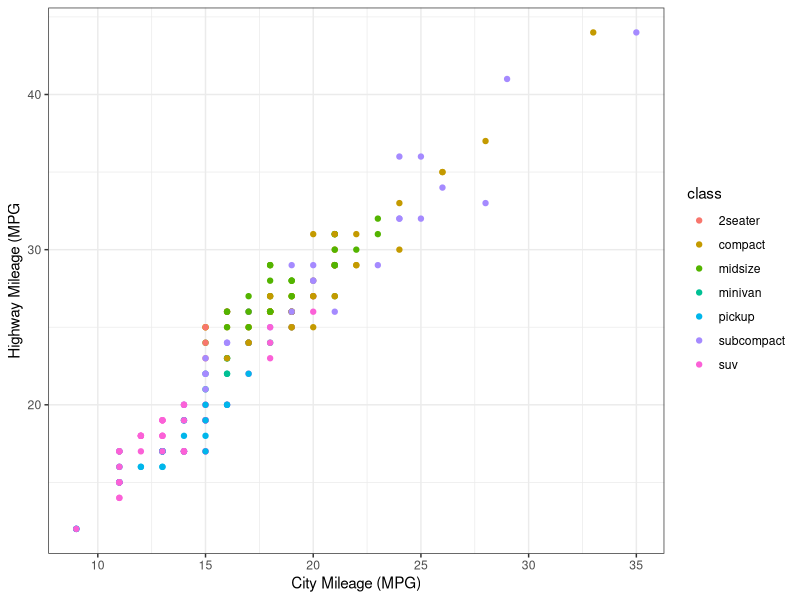
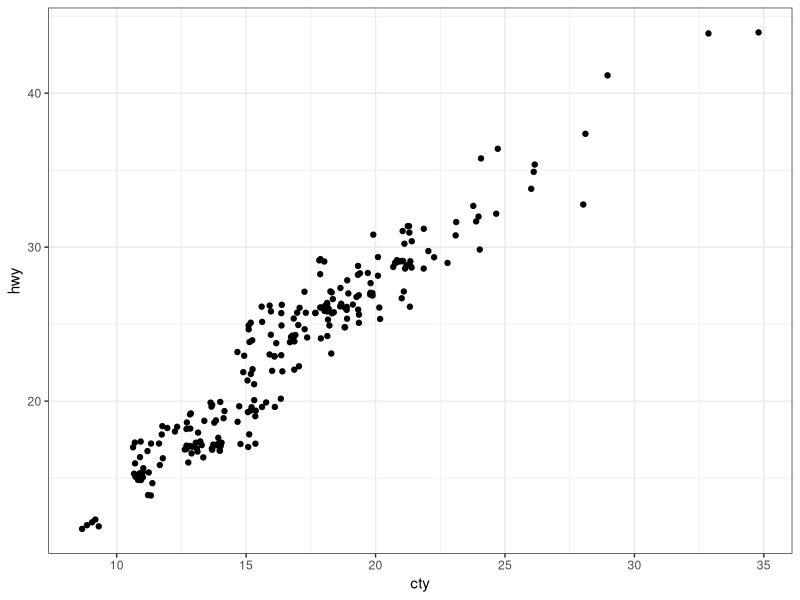
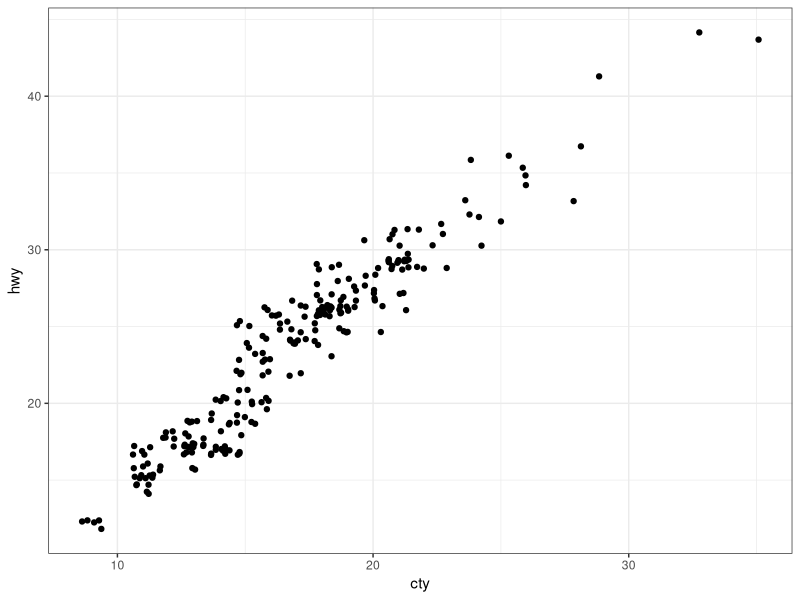
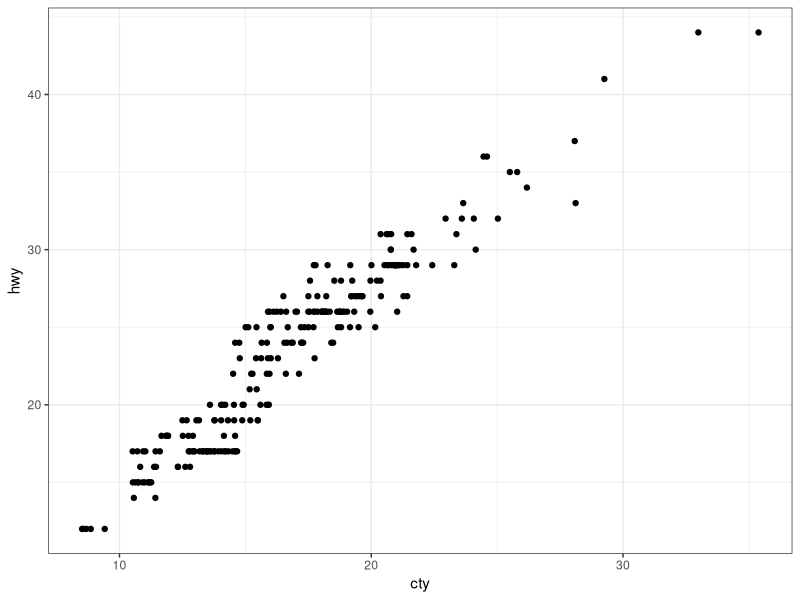
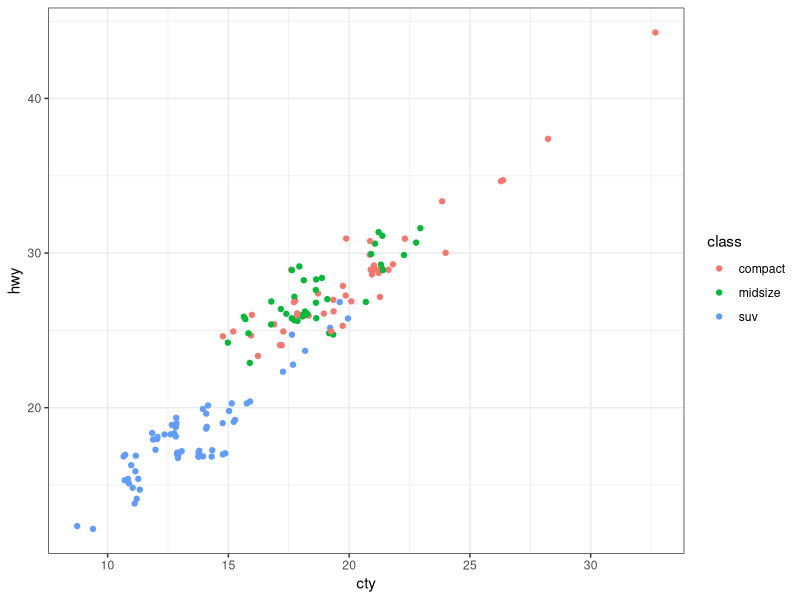
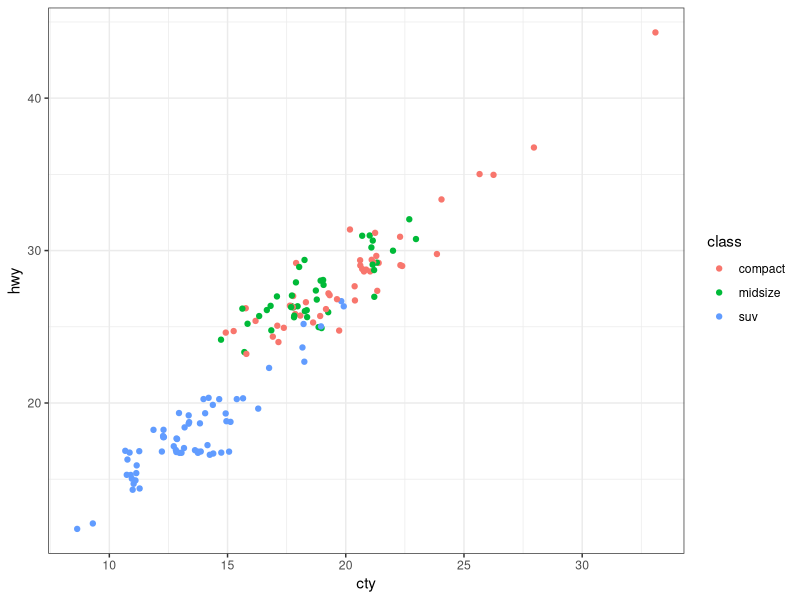
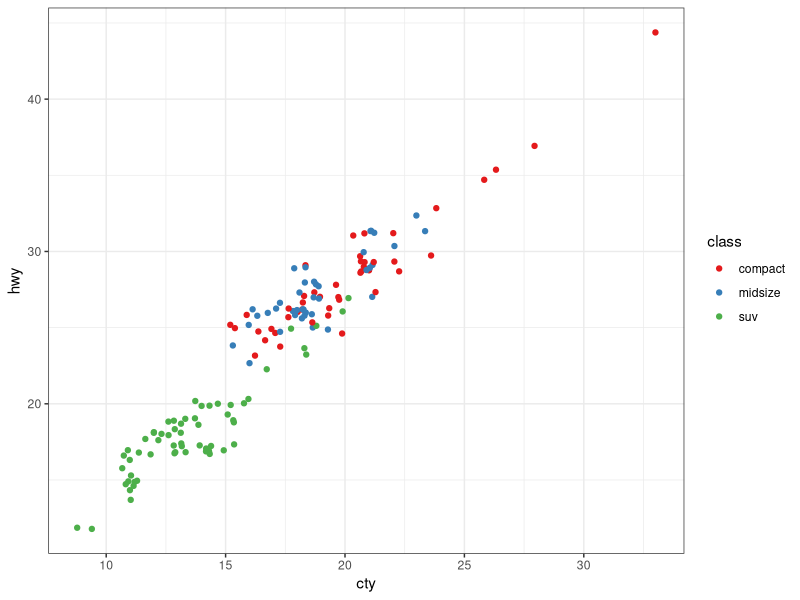
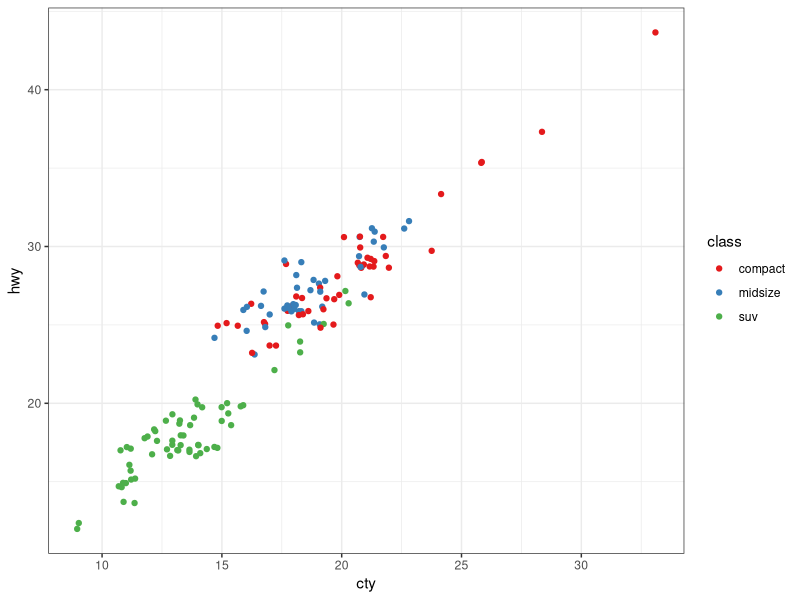

Write R code to recreate these figures, in order. (Note: this script raises an error after producing the figures.)
# ---------------------------------------------------------- #
#### MODULE 3: Plot even more data!                       ####               
# ---------------------------------------------------------- #

## OBJECTIVE:
# 1. To develop a "grammar of graphics".
# 2. To become comfortable using ggplot2 for exploratory data visualization.


# ---------------------------------------------------------- #
#### SET UP:                                              ####
# ---------------------------------------------------------- #
# REMINDER: In RStudio, open the Rproject for our course (UNCG_DataWrangling), 
# pull any changes from GitHub, and navigate to the branch you created for 
# yourself (just a single branch for the whole semester) in RStudio's Git tab.
# Open this week's assignment in this new branch to complete and submit on GitHub.
# Ideally, you'll commit your answers a bit at a time as you work through
# this assignment, rather than committing all at once at the end.

# Reminder of some helpful resources for graphing in R:
# ggplot Cookbook: http://www.cookbook-r.com/Graphs/
# Official ggplot2 Book: https://ggplot2-book.org/
# Themes in ggplot2: https://ggplot2-book.org/polishing.html#themes

# In ggplot2, aesthetic means “something you can see”. Each aesthetic is a
# mapping between a visual cue and a variable.
# Examples include:
# position (i.e., on the x and y axes)
# color (“outside” color)
# fill (“inside” color)
# shape (of points)
# line type
# size

# Each type of geometric object (geom) accepts only a subset of all aesthetics.
# Refer to the geom help pages to see what mappings each geom accepts. Aesthetic
# mappings are set with the aes() function.

# TASK: We will be using the ggplot2 package for graphing. Fortunately, ggplot2 
# is nested within the tidyverse package (along with many others).
# Start by writing code to load the tidyverse library.
# HINT: see the end of assignment #1 if you forgot how to load a package.
library(tidyverse)

# TASK: Write code below to set your theme to black and white and both your major
# AND minor gridlines to element_blank for all plots you'll be making today.
# HINT: Check back to last week's assignment section 1.9 for setting themes for
# all plots.
theme_set(theme_bw())
theme(panel.grid.minor=element_blank())
theme(panel.grid.major=element_blank())
# ---------------------------------------------------------- #
#### 1.0 CORRELATION                                      ####
# ---------------------------------------------------------- #

# We learned how to make correlations last week, but it never hurts to get
# more practice! Let's start by using a data set built into ggplot2.
# The mpg dataset looks at the gas efficiency of different cars. Run the following
# code to load the data:
data(mpg, package = "ggplot2")
data(mpg, package = "ggplot2")
# TASK: Create a scatterplot (i.e., a dot plot) to relate city and highway mileage.
# Color the points by the class of car (class column) and label the x and y axis 
# to be more informative (City Mileage (MPG) vs Highway Mileage (MPG)).
# HINT: Refer back to last week's assignment or the ggplot help resources if you 
# forget how to make a scatterplot.

ggplot(mpg,aes(x=cty,y=hwy,color=class))+
  geom_point()+
  xlab("City Mileage (MPG)")+
  ylab("Highway Mileage (MPG")
# Looks alright, but the graph may be hiding some information...
# QUESTION: How many data points are in the mpg dataframe?

#There are 234 observations in the mpg dataframe.
# QUESTION: Approximately how many dots are in the graph you just made? How does
# that compare to the number of observations in the dataframe?
#Approximately 78 dots are in the graph. The number of dots is way less than the 234 observations in the dataframe.

# Try another correlation-focused geom that addresses this problem by running
# the following code:
ggplot(data=mpg, aes(x=cty, y=hwy)) + 
  geom_jitter()
ggplot(data=mpg, aes(x=cty, y=hwy)) + 
  geom_jitter()

# QUESTION: What happened when you created the plot with geom_jitter?
#Black and white theme with black dots. X-axis labeled "cty" and y-axis labeled "hwy". Looks like approximately 234 dots.

# QUESTION: Run the code to create a plot using geom_jitter a second time. Then run it
# again and again. What happens each time? Why is this happening?
#The dots slightly move away from each other in both x and y directions. This happens because of random variation each time I run the code. It is a useful way of handling over plotting caused by discreteness in smaller datasets.

# TASK: The default in geom_jitter is to jitter (or slightly move) the points away
# from each other in both the x and y directions. Check the help file for geom_jitter
# and write code below to make a graph where you jitter points in only the x-dimension
# by 0.5.
ggplot(data=mpg,aes(x=cty, y=hwy))+
  geom_jitter(width=0.5, height=0)

# ---------------------------------------------------------- #
#### 1.1 DETOUR! COLORS, COLORS, COLORS                   ####
# ---------------------------------------------------------- #

# Our world is so colorful, and our graphs can be too! But we want to be mindful
# of our color choices to not only be beautiful, but also informative and accessible.

# TASK: Create a new dataframe that filters our mpg data down to only information
# for car classes compact, midsize, and suv using an %in% statement. Name your 
# new dataframe mpgSubset.
# HINT: Refer back to the Transform assignment if you want help with %in% (or 
# try googling!)
mpgSubset<-mpg %>%
  filter(class %in% c("compact","midsize","suv"))

# ggplot has lots of nice (and some not so nice) built-in color palettes that we 
# can use to fill our bars with color. Try running the following code:
ggplot(data=mpgSubset, aes(x=cty, y=hwy, color=class)) +
  geom_jitter()
ggplot(data=mpgSubset, aes(x=cty, y=hwy, color=class)) +
  geom_jitter()
# The code above supplies us with ggplot's default color palette, which I find not
# so pleasing. Let's try to change this!

# We can add a statement specifying the scale of colors we would prefer. One way
# to do this is to use other pre-set palettes from ggplot. Run the code below to 
# ask ggplot to use the color brewer's palette called Set 1.
ggplot(data=mpgSubset, aes(x=cty, y=hwy, color=class)) +
  geom_jitter() +
  scale_color_brewer(palette="Set1")
ggplot(data=mpgSubset, aes(x=cty, y=hwy, color=class)) +
  geom_jitter() +
  scale_color_brewer(palette="Set1")
# Alternatively, we could use the "RdBu" palette:
ggplot(data=mpgSubset, aes(x=cty, y=hwy, color=class)) +
  geom_jitter() +
  scale_color_brewer(palette="RdBu")
.ggplot(data=mpgSubset, aes(x=cty, y=hwy, color=class)) +
  geom_jitter() +
  scale_color_brewer(palette="RdBu")
# QUESTION: Investigate the color brewer's range of palettes at this website: 
# https://r-graph-gallery.com/38-rcolorbrewers-palettes.html
# What do you notice about the colors chosen from each of the palettes that we
# used above? (i.e., does it use the first three colors in the palette? The last
# three? Some other combination?)
#In the "Set1" palate, it uses the first three colors (red, blue, and green). In the "RdBu" palette, the colors create a primary visual differences between classes (orange for "compact", white for "midsize", and blue for "suv").

# We could also pick out EXACTLY which colors we want for our figure. 
# There are 4 main ways to specify colors in R:
### by name
### by number
### by Hex code
### with the rgb() function

# By Name: R allows you to call more than 600 colors by name! Run the following
# code to see a list:
colors()
colors()
# We can put in the colors we chose for each variable by adding the 
# scale_color_manual() function to our plot. Try it out by running the following
# code:
ggplot(data=mpgSubset, aes(x=cty, y=hwy, color=class)) +
  geom_jitter() +
  scale_color_manual(values=c('midnightblue', 'cornflowerblue', 'tomato3'))
ggplot(data=mpgSubset, aes(x=cty, y=hwy, color=class)) +
  geom_jitter() +
  scale_color_manual(values=c('midnightblue', 'cornflowerblue', 'tomato3'))

# You can also chose colors by number, which are assigned in R.

# TASK: Copy and paste the code to make our scatterplot and replace the color names
# with three numbers of your choice (between 1 and 657). How does your new figure look?
# HINT: remember to remove the quotation marks when calling numbers.

ggplot(data=mpgSubset, aes(x=cty, y=hwy, color=class)) +
  geom_jitter() +
  scale_color_manual(values=c(59,69 , 79))
#The color coloral2 represents "midsize", cyan1 represents "compact", and darkgoldenrod represents "suv".
# QUESTION: How do you think you could figure out which color name belongs to
# each color number?
# HINT: Try creating a dataframe from color() by passing it into the
# as.data.frame() function.
colors<-as.data.frame(colors())
colors()
colors<-colors()[c(59,69,79)]
# You can also chose colors by Hex code. A Hex color code is a 6-symbol code made
# of up to three 2-symbol elements (6 symbols in length all together). Each of 
# the 2-symbol elements represents a color value in the Red-Green-Blue (RGB) color
# scale from 0 to 255. Hex codes are written with a # in front of them. Let's try
# out calling our colors using hex code.
ggplot(data=mpgSubset, aes(x=cty, y=hwy, color=class)) +
  geom_jitter() +
  scale_color_manual(values=c('#191970', '#6495ED', '#FF6347'))
ggplot(data=mpgSubset, aes(x=cty, y=hwy, color=class)) +
  geom_jitter() +
  scale_color_manual(values=c('#191970', '#6495ED', '#FF6347'))
# There are two great things about hex codes. First, you can call ANY color you 
# want with a hex code. That is, you're not limited to the 657 colors that are
# in ggplot. By specifying the color by hex code, you can pick literally anything!

# TASK: Google the search term "color picker". This should bring up google's color
# picker (in addition to a billion other color picking websites). Use this color
# picker to generate the hex codes for three new colors of your choice. Then copy
# and paste the above code, replacing the hex codes with your color choices.
ggplot(data=mpgSubset, aes(x=cty, y=hwy, color=class)) +
  geom_jitter() +
  scale_color_manual(values=c('#3236a8', '#f54e96', '#4eadf5'))

# The second great thing about hex codes is that you can control the transparency
# of your colors. Transparency is set in a hex code by adding two extra symbols
# to the end, which together make up the "alpha" element. Adding 00 to the end 
# of your hex code will make your color completely transparent, while adding FF 
# to the end will make it completely opaque. Any number/letters in-between will 
# result in partial transparency. You can find a complete list of transparencies
# between 0-100% here: https://gist.github.com/lopspower/03fb1cc0ac9f32ef38f4

# TASK: Try out transparency by copying and pasting your graph code below and
# adding the alpha element to the end of each of your hex codes to make your
# first color 0% transparent, your second color 50% transparent, and your third
# color 100% transparent.

ggplot(data=mpgSubset, aes(x=cty, y=hwy, color=class)) +
  geom_jitter() +
  scale_color_manual(values=c('#3236a8FF', '#f54e9680', '#4eadf500'))
# QUESTION: What happened to the point that you set to 100% transparent?
#The points for "suv" became completely transparent (basically invisible!).

# Finally, we can set our colors using the rgb() function. This operates very
# similarly to the hex code, where you can pick exactly the color and transparency
# you want. Try it out by running the following code:
ggplot(data=mpgSubset, aes(x=cty, y=hwy, color=class)) +
  geom_jitter() +
  scale_color_manual(values=c(rgb(.10, .10, .44, 1), rgb(.39, .58, .93, 1), rgb(1.0, .39, .28, 1)))
ggplot(data=mpgSubset, aes(x=cty, y=hwy, color=class)) +
  geom_jitter() +
  scale_color_manual(values=c(rgb(.10, .10, .44, 1), rgb(.39, .58, .93, 1), rgb(1.0, .39, .28, 1)))
# TASK: Modify the above code to make all of your points 50% transparent.
ggplot(data=mpgSubset, aes(x=cty, y=hwy, color=class)) +
  geom_jitter() +
  scale_color_manual(values=c(rgb(.5, .5, .5, .5), rgb(.5, .5, .5, .5), rgb(.5, .5, .5, .5)))
# There are so many inventive and artistic people in the world who have expanded
# the offerings for colors in ggplot. Check out some notable ones listed below
# when choosing colors for this assignment.
### Color-blind friendly palettes: https://github.com/JLSteenwyk/ggpubfigs
### Color palettes from vintage National Parks posters: https://github.com/katiejolly/nationalparkcolors
### Color palettes based on Wes Anderson movies: https://github.com/karthik/wesanderson
### Color palettes from famous Dutch paintings: https://github.com/EdwinTh/dutchmasters


# ---------------------------------------------------------- #
#### 1.2 DETOUR! LEGENDS                                  ####
# ---------------------------------------------------------- #

# When you specify colors in your ggplot code, R throws in a bonus legend for free!
# However, this legend is often not as clear or visually appealing as we might 
# prefer. But as with all geometric objects in ggplot, legends can be easily altered.

# Run the following code to create a scatter plot. Feel free to modify the colors
# as you prefer!
ggplot(data=mpgSubset, aes(x=cty, y=hwy, color=class)) +
  geom_jitter()

# QUESTION: Where did ggplot get the legend title and values from?


# We could change the title and values in our legend by altering the dataframe
# we are passing into ggplot. But that seems a bit drastic. Instead, we can 
# lean on the same code that specifies our color picks to alter the legend text.
# Try it out by running the following code:
ggplot(data=mpgSubset, aes(x=cty, y=hwy, color=class)) + 
  geom_jitter() + 
  scale_color_manual(values=c('#FCBA03', '#380754', '#496916'),
                     name='Class of Car', 
                     breaks=c('suv', 'midsize', 'compact'), 
                     labels=c('SUV', 'Midsize', 'Compact'))


# TASK: Label each line of the code above with what it is doing.
# HINT: Check the scale_color_manual help file or ggplot Cookbook for more info.


# IMPORTANT: It is important to pay attention to the order you provide ggplot with 
# your color choices and legend labels! Try running the following code:
ggplot(data=mpgSubset, aes(x=cty, y=hwy, color=class)) + 
  geom_jitter() + 
  scale_color_manual(values=c('#FCBA03', '#380754', '#496916'), 
                     name='Class of Car', 
                     breaks=c('suv', 'midsize', 'compact'), 
                     labels=c('Compact', 'SUV', 'Midsize')) 


# QUESTION: What is wrong with the code above? Why is it so important to be
# careful with the order you pass information into ggplot?


# While changing the legend text and factor order takes place in the scale_color_manual
# step, moving the legend around on the graph page is part of the graph theme. We
# can try this out using the code below:
ggplot(data=mpgSubset, aes(x=cty, y=hwy, color=class)) + 
  geom_jitter() + 
  theme(legend.position='top')


# TASK: Modify the code above to have the legend display along the bottom of
# the figure.


# We can also have the legend located within the area of the graph itself! We can 
# do this by specifying the coordinates for where the legend should go within the
# graph axes. First we set the legend position and then we set the anchoring 
# position by justifying the legend.
### bottom left: 0,0
### bottom right: 1,0
### top left: 0,1
### top right: 1,1

# Try it out by running the following code:
ggplot(data=mpgSubset, aes(x=cty, y=hwy, color=class)) + 
  geom_jitter() + 
  theme(legend.position=c(1,0), legend.justification=c(1,0))

# QUESTION: What happens if you don't include the code for legend justification
# above?


# TASK: Copy and paste the code from above. Modify it to place the legend in the
# upper left part of the graph.


# Finally, we might want to remove the legend altogether! We would do so by
# modifying the theme as well. 

# TASK: Check the ggplot cookbook to find the legends section. Read what it says 
# about removing the legend. Then copy and paste the graph code from above. Modify
# the code to remove the legend.


# ---------------------------------------------------------- #
#### 2.0 DEVIATION                                        ####
# ---------------------------------------------------------- #

# Used to compare variation in values between small number of items (or categories) 
# with respect to a fixed reference.

# Whether the graphical type is a deviation graph or a composition graph (or a 
# ranking graph) may depend on the underlying data structure.

# We used geom_bar() last week with factor data to create a bar graph. But
# geom_bar() is a bit tricky because it can make EITHER a bar graph or a histogram
# depending on the data you give it. The default of geom_bar() is to set stat to 
# count so if you give it just a continuous x value, it will make a histogram. Try
# it with the following code:
ggplot(data=mpg, aes(x=hwy)) + 
  geom_bar()

# In order to have the geom create bars and not a histogram, you must:
# 1) Set stat = identity
# 2) Provide both an x and a y inside the aes(), where x is either a character 
# or factor and y is numeric.

# TASK: Create a dataframe of summary statistics for the mpg data, calculating the
# mean, standard deviation, and standard error for highway mpg grouping by class.
# Name the resulting dataframe highwayMPG and your new variables hwy_mean, hwy_sd,
# and hwy_se.
# HINT: Look back at the Transform assignment if you forget how to summarize the
# data. Also recall, standard error = 1.96*standard deviation.


# TASK: Create a bar graph showing the average highway MPG on the y-axis and 
# car class on the x-axis. Fill the bars by class. Add in error bar caps that are 20%
# the width pf the bars.
# HINT: Don't forget to change stat from the default in your geom_bar() statement!


# ---------------------------------------------------------- #
#### 2.1 DETOUR! COLORS AND LEGENDS, AGAIN                ####
# ---------------------------------------------------------- #

# Recall that some geometric elements require fills instead of (or sometimes in
# addition to) colors.

# TASK: Create a bar graph with the mpg summary stats with the following parameters:
# (1) Black bar outline
# (2) Bars filled with the color brewer palette "Dark2" using the scale_fill_manual
#     statement
# (3) No legend
# (4) Informative x- and y-axis labels. 

# HINT: Carefully consider whether your color and/or fill should go within an aes() 
# statement, the scale_fill_manual or scale_color_manual statements, or neither.
# If in doubt, try a bunch of ways until it looks how we want it. And consult 
# your helpful ggplot resources on the web.


# ---------------------------------------------------------- #
#### 2.2 DETOUR! AXIS MODIFICATIONS                       ####
# ---------------------------------------------------------- #

# Run the following code, feeling free to modify colors as you prefer:
ggplot(data=highwayMPG, aes(x=class, y=hwy_mean, fill=class)) +
  geom_bar(stat='identity') 

# QUESTION: Where is ggplot getting the x-axis tick labels from?


# Often our tick labels are not the best. We can modify them to be more informative
# or visually appealing by directly modifying the dataframe, but again this feels
# a bit extreme. Instead, we can directly modify the scale of the axis. For axes
# that deal with categories, we are setting the discrete scale. Try it out by
# running the following code:
ggplot(data=highwayMPG, aes(x=class, y=hwy_mean, fill=class)) +
  geom_bar(stat='identity') +
  scale_x_discrete(labels=c('sport', 'compact', 'midsize', 'minivan', 'pickup', 'subcompact', 'SUV'))

# We can also change the scale of the continuous axes, including how large they are
# and where the tick marks fall as follows:
ggplot(data=highwayMPG, aes(x=class, y=hwy_mean, fill=class)) +
  geom_bar(stat='identity') +
  scale_y_continuous(breaks=seq(0, 50, 10)) +
  coord_cartesian(ylim=c(0,50))

# QUESTION: Try running the code above without the coord_cartesian() statement. 
# What is surprising about the resulting graph? Based on this result, what do you
# think the coord_cartesian() statement does?


# We can also add a statement into the scale discrete or continuous statements
# to name our axes, rather than putting in a whole separate step of xlab() or ylab().
# Try it out with the following code:
ggplot(data=highwayMPG, aes(x=class, y=hwy_mean, fill=class)) +
  geom_bar(stat='identity') +
  scale_x_discrete(name='Class of Car') +
  scale_y_continuous(name='Mean Highway MPG')


# Finally, we can flip our axes easily in ggplot as follows:
ggplot(data=highwayMPG, aes(x=class, y=hwy_mean, fill=class)) +
  geom_bar(stat='identity') +
  coord_flip()


# TASK: Let's put it all together. Make a graph of the mpg summary stats with the
# following specifications:
# (1) color by class of car using a color scheme of your choice (not the default)
# (2) plot the class of car on the x-axis and the highway MPG on the y axis
# (3) include better names for the x- and y-axis titles
# (4) include better names for the car classes
# (5) set the scale of the highway mpg to run from 0 to 30 with breaks every 5 
# (6) flip your axes
# (7) remove the legend


# ---------------------------------------------------------- #
#### 3.0 RANKING                                          ####
# ---------------------------------------------------------- #
# Used to compare the position or performance of multiple items with respect to 
# each other. Actual values matters somewhat less than the ranking.

# TASK: Create a dataframe of summary statistics for the mpg data, calculating the
# mean, standard deviation, and standard error for CITY mpg grouping by class.
# Name the resulting dataframe cityMPG and your new variables city_mean, city_sd,
# and city_se.
# HINT: Look back at the Transform assignment if you forget how to summarize the
# data. Also, standard error = 1.96*standard deviation.


# Now we want to plot our data in order from smallest to largest city MPG to get
# a ranking. To do so, we need to use the reorder() function to rearrange the data
# going into our x-axis.
ggplot(cityMPG, aes(x=reorder(class, city_mean), y=city_mean)) + 
  geom_bar(stat="identity")

# TASK: Recreate the above ranking figure to include the following:
# (1) class of car on the x-axis with informative axis and tick labels
# (2) MPG ordered from highest to lowest (hint: try google if you're unsure)
# (3) bars with dary grey outlines and filled by class with your favorite color scheme
# (4) error bars with end caps 30% the width of the bars
# (5) y-axis from 0 to 30 with tick marks every 5
# (6) no legend.


# ---------------------------------------------------------- #
#### 4.0 DISTRIBUTION                                     ####
# ---------------------------------------------------------- #
# When you have lots and lots of data points and want to study where and how the
# data points are distributed.

# Histograms can be accomplished with either geom_bar() or geom_histogram()
ggplot(mpg, aes(hwy)) + 
  geom_histogram()

# TASK: Recreate the graph above, but using geom_bar() instead


# TASK: Try making a histogram with the categorical variable 'manufacturer'.
# What error message do you get?


# QUESTION: What happens when you follow the advice of the error message and 
# make stat='count'?
ggplot(mpg, aes(manufacturer)) + 
  geom_histogram(stat="count")


# TASK: Make a boxplot comparing the distribution of cty (city mileage) for
# each class of car.
# HINT: Look back to last week if you forget how to make a boxplot.


# We can also make a different type of distribution, a violin plot using the 
# geom_violin statement as follows:
ggplot(mpg, aes(x=class, y=cty)) + 
  geom_violin()

# QUESTION: What does a violin plot show? Check google if you're unsure.


# ---------------------------------------------------------- #
#### 5.0 COMPOSITION                                      ####
# ---------------------------------------------------------- #
# Bar charts and pie charts are classic ways of showing composition of a dataset.

# TASK: Let's get some data for this task by determining the number of cars from 
# each car manufacturer in our mpg dataframe. We can do this as follows:
manufacturerFreq <- mpg %>% 
  group_by(manufacturer) %>% 
  summarize(frequency=length(manufacturer)) %>% 
  ungroup()

# TASK: Make a bar graph of the number of cars (frequency) by manufacturer using
# the dataframe we created above.


# We can switch the bar chart you created above into a pie chart simply by changing
# the coordinate system through a series of steps as follows:

ggplot(manufacturerFreq, aes(x=manufacturer, y=frequency)) +
  geom_bar(stat="identity") +
  coord_polar()

ggplot(manufacturerFreq, aes(x=manufacturer, y=frequency, fill=manufacturer)) +
  geom_bar(stat="identity") +
  coord_polar()

ggplot(manufacturerFreq, aes(x="", y=frequency, fill=manufacturer)) +
  geom_bar(stat="identity", width=1) +
  coord_polar()

ggplot(manufacturerFreq, aes(x="", y=frequency, fill=manufacturer)) +
  geom_bar(stat="identity", width=1) +
  coord_polar(theta="y")

ggplot(manufacturerFreq, aes(x="", y=frequency, fill=manufacturer)) +
  geom_bar(stat="identity", width=1) +
  coord_polar(theta="y", start=0) +
  theme_void() +
  theme(legend.title = element_text(size = 12.5), 
        legend.text  = element_text(size = 8.5),
        legend.key.size = unit(.75, "lines"))

# TASK: Annotate the code below to describe what each line does:
ggplot(manufacturerFreq, aes(x="", y=frequency, fill=manufacturer)) +
  geom_bar(stat="identity", width=1) +
  coord_polar(theta="y", start=0) +
  theme_void() +
  theme(legend.title = element_text(size = 12.5), 
        legend.text  = element_text(size = 8.5),
        legend.key.size = unit(.75, "lines"))


# ---------------------------------------------------------- #
#### 6.0 CHANGE                                           ####
# ---------------------------------------------------------- #

# Time series are often best visualized with line graphs. Let's try this out
# with some new data:
data("economics")

# TASK: Use the economics dataset to plot the number of people who are unemployed
# over time (unemploy vs date). Make a scatterplot, then connect the points with 
# lines using geom_line().
# HINT: use ?economics to get more information about this dataset.




# ---------------------------------------------------------- #
#### GROUPS AND MAPS                                      ####
# ---------------------------------------------------------- #

# Let's save these for group project options, this assignment is really long!









# REMEMBER: Save and push your script when you're done with this assignment!
